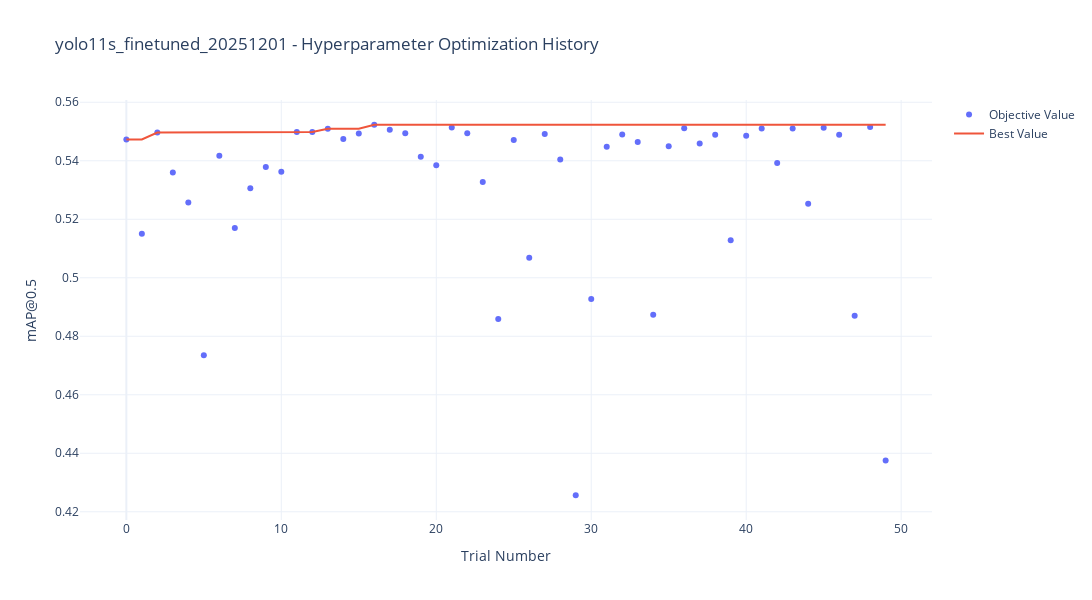
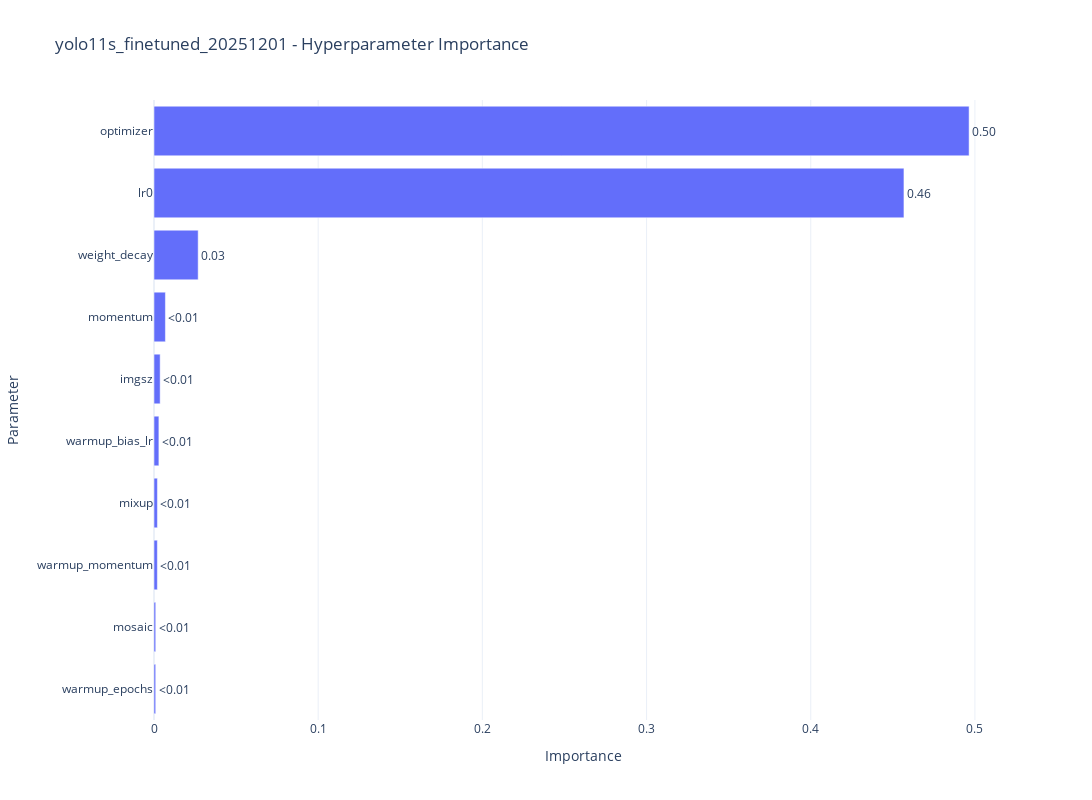
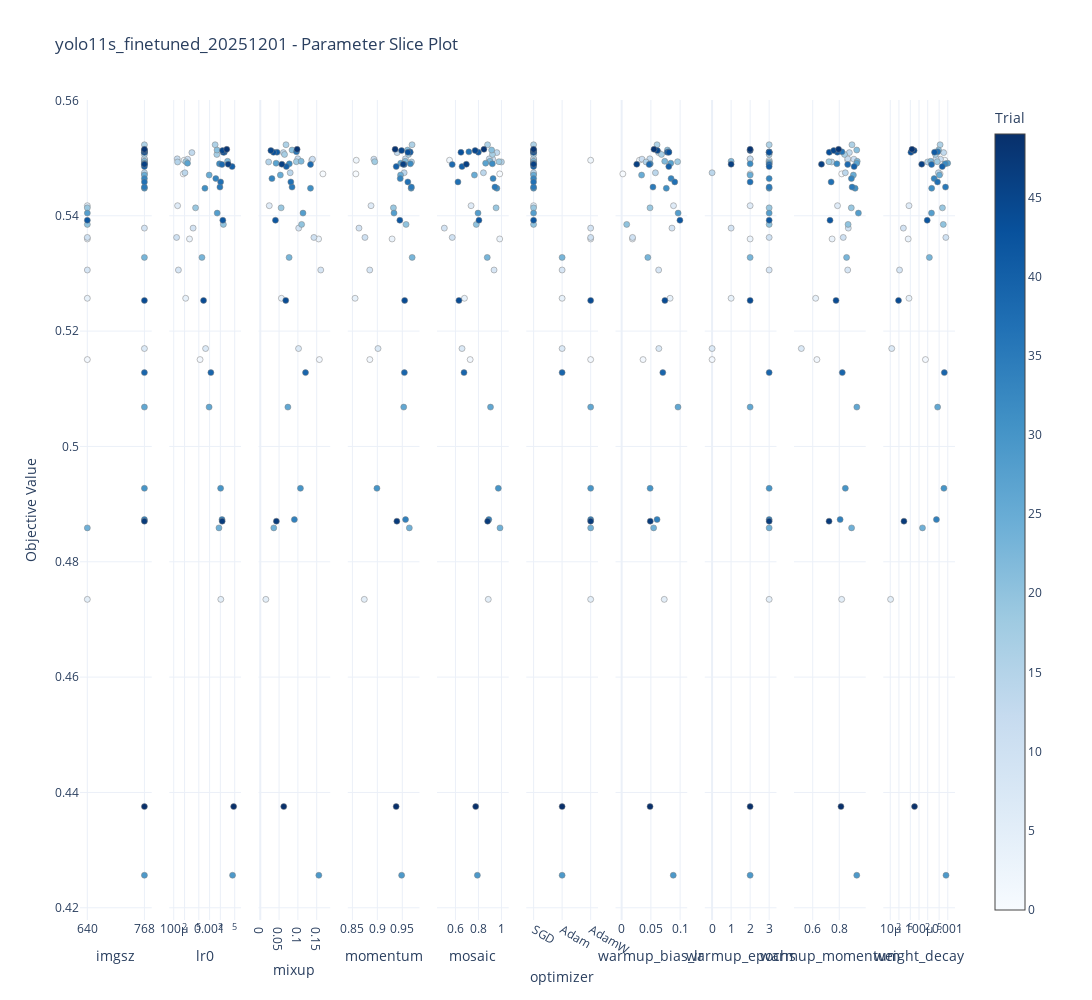

The code cell stored with these charts, in order, in its notebook:
### Code cell
# ============================================================================
# VISUALIZE OPTIMIZATION RESULTS: HISTORY, PARAMETER IMPORTANCE, SLICE PLOTS
# ============================================================================

print('\n' + '=' * 80)
print('GENERATING OPTIMIZATION VISUALIZATIONS')
print('=' * 80)

if len(study.trials) == 0:
    print("⚠️  No trials found in study, skipping visualization.")
else:
    timestamp_str = datetime.now().strftime('%Y%m%d_%H%M%S')

    # -----------------------------
    # 1️⃣ Optimization History Plot
    # -----------------------------
    try:
        print('\n📈 Creating optimization history plot...')
        fig_history = plot_optimization_history(study)
        fig_history.update_layout(
            title=f'{MODEL_NAME} - Hyperparameter Optimization History',
            xaxis_title='Trial Number',
            yaxis_title='mAP@0.5',
            template='plotly_white',
            width=1200,
            height=600
        )
        fig_history.show()

        # Save HTML with timestamp
        optimization_history_path = TUNE_DIR / f'optimization_history_{timestamp_str}.html'
        fig_history.write_html(str(optimization_history_path))
        print(f'✓ HTML saved to: {optimization_history_path}')

    except Exception as history_error:
        print(f'❌ Failed to create optimization history plot: {history_error}')

    # -----------------------------
    # 2️⃣ Parameter Importance Plot
    # -----------------------------
    try:
        print('\n📊 Creating parameter importance plot...')
        fig_importance = plot_param_importances(study)
        fig_importance.update_layout(
            title=f'{MODEL_NAME} - Hyperparameter Importance',
            xaxis_title='Importance',
            yaxis_title='Parameter',
            template='plotly_white',
            width=1200,
            height=800
        )
        fig_importance.show()

        # Save HTML with timestamp
        param_importance_path = TUNE_DIR / f'parameter_importance_{timestamp_str}.html'
        fig_importance.write_html(str(param_importance_path))
        print(f'✓ HTML saved to: {param_importance_path}')

        # Save PNG with timestamp AND consistent name
        try:
            # Try kaleido first
            param_importance_img_ts = TUNE_DIR / f'parameter_importance_{timestamp_str}.png'
            fig_importance.write_image(str(param_importance_img_ts), width=1200, height=800, scale=2)
            print(f'✓ PNG saved to: {param_importance_img_ts}')
            
            # Consistent name for PDF report
            param_importance_img = TUNE_DIR / 'parameter_importance.png'
            fig_importance.write_image(str(param_importance_img), width=1200, height=800, scale=2)
            print(f'✓ PNG saved to: {param_importance_img} (for PDF report)')
        except Exception as png_error:
            print(f'⚠️  Could not save PNG: {png_error}')
            print(f'   Error type: {type(png_error).__name__}')
            import traceback
            print(f'   Details: {traceback.format_exc()}')
            param_importance_img = None

    except (RuntimeError, ValueError) as importance_error:
        print(f'⚠️  Could not generate parameter importance plot: {importance_error}')
        print('  (This can happen when trials have insufficient data variation)')
        param_importance_img = None

    # -----------------------------
    # 3️⃣ Parameter Slice Plots
    # -----------------------------
    try:
        print('\n🔍 Creating parameter slice plots...')
        fig_slice = plot_slice(study)
        fig_slice.update_layout(
            title=f'{MODEL_NAME} - Parameter Slice Plot',
            template='plotly_white',
            width=1400,
            height=1000
        )
        fig_slice.show()

        # Save HTML with timestamp
        slice_path = TUNE_DIR / f'parameter_slice_{timestamp_str}.html'
        fig_slice.write_html(str(slice_path))
        print(f'✓ HTML saved to: {slice_path}')

        # Save PNG with timestamp AND consistent name
        try:
            # Try kaleido
            slice_img_path_ts = TUNE_DIR / f'parameter_slice_{timestamp_str}.png'
            fig_slice.write_image(str(slice_img_path_ts), width=1400, height=1000, scale=2)
            print(f'✓ PNG saved to: {slice_img_path_ts}')
            
            # Consistent name for PDF report
            slice_img_path = TUNE_DIR / 'parameter_slice.png'
            fig_slice.write_image(str(slice_img_path), width=1400, height=1000, scale=2)
            print(f'✓ PNG saved to: {slice_img_path} (for PDF report)')
        except Exception as png_error:
            print(f'⚠️  Could not save PNG: {png_error}')
            print(f'   Error type: {type(png_error).__name__}')
            import traceback
            print(f'   Details: {traceback.format_exc()}')

    except Exception as slice_error:
        print(f'⚠️  Could not generate parameter slice plot: {slice_error}')

### Figure 1 — Plotly figure (JSON) as saved in the notebook; plotly's stock layout.template omitted (floating-point values rounded to 4 significant figures)
{"data": [{"mode": "markers", "name": "Objective Value", "type": "scatter", "x": [0, 1, 2, 3, 4, 5, 6, 7, 8, 9, 10, 11, 12, 13, 14, 15, 16, 17, 18, 19, 20, 21, 22, 23, 24, 25, 26, 27, 28, 29, 30, 31, 32, 33, 34, 35, 36, 37, 38, 39, 40, 41, 42, 43, 44, 45, 46, 47, 48, 49], "y": [0.5473, 0.5151, 0.5496, 0.536, 0.5257, 0.4735, 0.5417, 0.517, 0.5306, 0.5379, 0.5362, 0.5498, 0.5499, 0.5509, 0.5475, 0.5493, 0.5523, 0.5506, 0.5494, 0.5414, 0.5385, 0.5514, 0.5494, 0.5328, 0.4859, 0.5471, 0.5068, 0.5491, 0.5405, 0.4256, 0.4927, 0.5448, 0.549, 0.5464, 0.4873, 0.545, 0.5511, 0.5459, 0.5489, 0.5128, 0.5485, 0.551, 0.5392, 0.551, 0.5253, 0.5513, 0.5489, 0.487, 0.5515, 0.4375]}, {"mode": "lines", "name": "Best Value", "type": "scatter", "x": [0, 1, 2, 3, 4, 5, 6, 7, 8, 9, 10, 11, 12, 13, 14, 15, 16, 17, 18, 19, 20, 21, 22, 23, 24, 25, 26, 27, 28, 29, 30, 31, 32, 33, 34, 35, 36, 37, 38, 39, 40, 41, 42, 43, 44, 45, 46, 47, 48, 49], "y": [0.5473, 0.5473, 0.5496, 0.5496, 0.5496, 0.5496, 0.5496, 0.5496, 0.5496, 0.5496, 0.5496, 0.5498, 0.5499, 0.5509, 0.5509, 0.5509, 0.5523, 0.5523, 0.5523, 0.5523, 0.5523, 0.5523, 0.5523, 0.5523, 0.5523, 0.5523, 0.5523, 0.5523, 0.5523, 0.5523, 0.5523, 0.5523, 0.5523, 0.5523, 0.5523, 0.5523, 0.5523, 0.5523, 0.5523, 0.5523, 0.5523, 0.5523, 0.5523, 0.5523, 0.5523, 0.5523, 0.5523, 0.5523, 0.5523, 0.5523]}, {"marker": {"color": "#cccccc"}, "mode": "markers", "name": "Infeasible Trial", "showlegend": false, "type": "scatter", "x": [], "y": []}], "layout": {"height": 600, "title": {"text": "yolo11s_finetuned_20251201 - Hyperparameter Optimization History"}, "width": 1200, "xaxis": {"title": {"text": "Trial Number"}}, "yaxis": {"title": {"text": "mAP@0.5"}}}}

### Figure 2 — Plotly figure (JSON) as saved in the notebook; plotly's stock layout.template omitted (floating-point values rounded to 4 significant figures)
{"data": [{"cliponaxis": false, "hovertemplate": ["warmup_epochs (IntDistribution): 0.0010330359480249295<extra></extra>", "mosaic (FloatDistribution): 0.0010451941476102044<extra></extra>", "warmup_momentum (FloatDistribution): 0.0020385395547304146<extra></extra>", "mixup (FloatDistribution): 0.0020847014697864003<extra></extra>", "warmup_bias_lr (FloatDistribution): 0.002980852097211284<extra></extra>", "imgsz (CategoricalDistribution): 0.0037437008424161507<extra></extra>", "momentum (FloatDistribution): 0.006949824918166581<extra></extra>", "weight_decay (FloatDistribution): 0.02690105860946373<extra></extra>", "lr0 (FloatDistribution): 0.4567672696473266<extra></extra>", "optimizer (CategoricalDistribution): 0.4964558227652638<extra></extra>"], "name": "Objective Value", "orientation": "h", "text": ["<0.01", "<0.01", "<0.01", "<0.01", "<0.01", "<0.01", "<0.01", "0.03", "0.46", "0.50"], "textposition": "outside", "type": "bar", "x": [0.001033, 0.001045, 0.002039, 0.002085, 0.002981, 0.003744, 0.00695, 0.0269, 0.4568, 0.4965], "y": ["warmup_epochs", "mosaic", "warmup_momentum", "mixup", "warmup_bias_lr", "imgsz", "momentum", "weight_decay", "lr0", "optimizer"]}], "layout": {"height": 800, "title": {"text": "yolo11s_finetuned_20251201 - Hyperparameter Importance"}, "width": 1200, "xaxis": {"title": {"text": "Importance"}}, "yaxis": {"title": {"text": "Parameter"}}}}

### Figure 3 — Plotly figure (JSON) as saved in the notebook; plotly's stock layout.template omitted (floating-point values rounded to 4 significant figures)
{"data": [{"marker": {"color": [0, 1, 2, 3, 4, 5, 6, 7, 8, 9, 10, 11, 12, 13, 14, 15, 16, 17, 18, 19, 20, 21, 22, 23, 24, 25, 26, 27, 28, 29, 30, 31, 32, 33, 34, 35, 36, 37, 38, 39, 40, 41, 42, 43, 44, 45, 46, 47, 48, 49], "colorbar": {"title": {"text": "Trial"}, "x": 1, "xpad": 40}, "colorscale": [[0, "rgb(247,251,255)"], [0.125, "rgb(222,235,247)"], [0.25, "rgb(198,219,239)"], [0.375, "rgb(158,202,225)"], [0.5, "rgb(107,174,214)"], [0.625, "rgb(66,146,198)"], [0.75, "rgb(33,113,181)"], [0.875, "rgb(8,81,156)"], [1, "rgb(8,48,107)"]], "line": {"color": "Grey", "width": 0.5}, "showscale": true}, "mode": "markers", "name": "Feasible Trial", "showlegend": false, "type": "scatter", "x": [768, 640, 768, 640, 640, 640, 640, 768, 640, 768, 640, 768, 768, 768, 768, 768, 768, 768, 768, 640, 640, 768, 768, 768, 640, 768, 768, 768, 640, 768, 768, 768, 768, 768, 768, 768, 768, 768, 768, 768, 768, 768, 640, 768, 768, 768, 768, 768, 768, 768], "xaxis": "x", "y": [0.5473, 0.5151, 0.5496, 0.536, 0.5257, 0.4735, 0.5417, 0.517, 0.5306, 0.5379, 0.5362, 0.5498, 0.5499, 0.5509, 0.5475, 0.5493, 0.5523, 0.5506, 0.5494, 0.5414, 0.5385, 0.5514, 0.5494, 0.5328, 0.4859, 0.5471, 0.5068, 0.5491, 0.5405, 0.4256, 0.4927, 0.5448, 0.549, 0.5464, 0.4873, 0.545, 0.5511, 0.5459, 0.5489, 0.5128, 0.5485, 0.551, 0.5392, 0.551, 0.5253, 0.5513, 0.5489, 0.487, 0.5515, 0.4375], "yaxis": "y"}, {"marker": {"color": [0, 1, 2, 3, 4, 5, 6, 7, 8, 9, 10, 11, 12, 13, 14, 15, 16, 17, 18, 19, 20, 21, 22, 23, 24, 25, 26, 27, 28, 29, 30, 31, 32, 33, 34, 35, 36, 37, 38, 39, 40, 41, 42, 43, 44, 45, 46, 47, 48, 49], "colorbar": {"title": {"text": "Trial"}, "x": 1, "xpad": 40}, "colorscale": [[0, "rgb(247,251,255)"], [0.125, "rgb(222,235,247)"], [0.25, "rgb(198,219,239)"], [0.375, "rgb(158,202,225)"], [0.5, "rgb(107,174,214)"], [0.625, "rgb(66,146,198)"], [0.75, "rgb(33,113,181)"], [0.875, "rgb(8,81,156)"], [1, "rgb(8,48,107)"]], "line": {"color": "Grey", "width": 0.5}, "showscale": false}, "mode": "markers", "name": "Feasible Trial", "showlegend": false, "type": "scatter", "x": [0.0001841, 0.0005418, 0.0001949, 0.0002752, 0.0002153, 0.002051, 0.0001282, 0.0007729, 0.0001351, 0.000347, 0.0001202, 0.0002441, 0.0001253, 0.0003211, 0.0002051, 0.0001281, 0.001427, 0.001592, 0.0002178, 0.0004061, 0.002421, 0.001615, 0.003171, 0.0006117, 0.001823, 0.0009733, 0.0009681, 0.0002422, 0.001628, 0.004363, 0.002026, 0.0007402, 0.001882, 0.00149, 0.002215, 0.001939, 0.002514, 0.002027, 0.002209, 0.001084, 0.004238, 0.002569, 0.002337, 0.002405, 0.0006783, 0.002296, 0.003296, 0.002242, 0.003011, 0.004683], "xaxis": "x2", "y": [0.5473, 0.5151, 0.5496, 0.536, 0.5257, 0.4735, 0.5417, 0.517, 0.5306, 0.5379, 0.5362, 0.5498, 0.5499, 0.5509, 0.5475, 0.5493, 0.5523, 0.5506, 0.5494, 0.5414, 0.5385, 0.5514, 0.5494, 0.5328, 0.4859, 0.5471, 0.5068, 0.5491, 0.5405, 0.4256, 0.4927, 0.5448, 0.549, 0.5464, 0.4873, 0.545, 0.5511, 0.5459, 0.5489, 0.5128, 0.5485, 0.551, 0.5392, 0.551, 0.5253, 0.5513, 0.5489, 0.487, 0.5515, 0.4375], "yaxis": "y2"}, {"marker": {"color": [0, 1, 2, 3, 4, 5, 6, 7, 8, 9, 10, 11, 12, 13, 14, 15, 16, 17, 18, 19, 20, 21, 22, 23, 24, 25, 26, 27, 28, 29, 30, 31, 32, 33, 34, 35, 36, 37, 38, 39, 40, 41, 42, 43, 44, 45, 46, 47, 48, 49], "colorbar": {"title": {"text": "Trial"}, "x": 1, "xpad": 40}, "colorscale": [[0, "rgb(247,251,255)"], [0.125, "rgb(222,235,247)"], [0.25, "rgb(198,219,239)"], [0.375, "rgb(158,202,225)"], [0.5, "rgb(107,174,214)"], [0.625, "rgb(66,146,198)"], [0.75, "rgb(33,113,181)"], [0.875, "rgb(8,81,156)"], [1, "rgb(8,48,107)"]], "line": {"color": "Grey", "width": 0.5}, "showscale": false}, "mode": "markers", "name": "Feasible Trial", "showlegend": false, "type": "scatter", "x": [0.1665, 0.157, 0.1368, 0.155, 0.05619, 0.01481, 0.02392, 0.1017, 0.1607, 0.1021, 0.1426, 0.1387, 0.09975, 0.06138, 0.07952, 0.02225, 0.0684, 0.06451, 0.09584, 0.05545, 0.1099, 0.08448, 0.1086, 0.07669, 0.03594, 0.05338, 0.07341, 0.04208, 0.1135, 0.1557, 0.1068, 0.1334, 0.07721, 0.03102, 0.0907, 0.08447, 0.09611, 0.08122, 0.1335, 0.1203, 0.06938, 0.04455, 0.04032, 0.03521, 0.06772, 0.0282, 0.0574, 0.0428, 0.09791, 0.0624], "xaxis": "x3", "y": [0.5473, 0.5151, 0.5496, 0.536, 0.5257, 0.4735, 0.5417, 0.517, 0.5306, 0.5379, 0.5362, 0.5498, 0.5499, 0.5509, 0.5475, 0.5493, 0.5523, 0.5506, 0.5494, 0.5414, 0.5385, 0.5514, 0.5494, 0.5328, 0.4859, 0.5471, 0.5068, 0.5491, 0.5405, 0.4256, 0.4927, 0.5448, 0.549, 0.5464, 0.4873, 0.545, 0.5511, 0.5459, 0.5489, 0.5128, 0.5485, 0.551, 0.5392, 0.551, 0.5253, 0.5513, 0.5489, 0.487, 0.5515, 0.4375], "yaxis": "y3"}, {"marker": {"color": [0, 1, 2, 3, 4, 5, 6, 7, 8, 9, 10, 11, 12, 13, 14, 15, 16, 17, 18, 19, 20, 21, 22, 23, 24, 25, 26, 27, 28, 29, 30, 31, 32, 33, 34, 35, 36, 37, 38, 39, 40, 41, 42, 43, 44, 45, 46, 47, 48, 49], "colorbar": {"title": {"text": "Trial"}, "x": 1, "xpad": 40}, "colorscale": [[0, "rgb(247,251,255)"], [0.125, "rgb(222,235,247)"], [0.25, "rgb(198,219,239)"], [0.375, "rgb(158,202,225)"], [0.5, "rgb(107,174,214)"], [0.625, "rgb(66,146,198)"], [0.75, "rgb(33,113,181)"], [0.875, "rgb(8,81,156)"], [1, "rgb(8,48,107)"]], "line": {"color": "Grey", "width": 0.5}, "showscale": false}, "mode": "markers", "name": "Feasible Trial", "showlegend": false, "type": "scatter", "x": [0.857, 0.8849, 0.8578, 0.9295, 0.8554, 0.8738, 0.8873, 0.9013, 0.8848, 0.8632, 0.8752, 0.8931, 0.9563, 0.9395, 0.9537, 0.9683, 0.9695, 0.9624, 0.8948, 0.9322, 0.9575, 0.9605, 0.9559, 0.9697, 0.964, 0.9465, 0.9528, 0.9468, 0.9333, 0.9486, 0.8992, 0.9676, 0.9661, 0.9459, 0.9564, 0.9682, 0.9653, 0.961, 0.9537, 0.9541, 0.9378, 0.9658, 0.945, 0.9611, 0.9546, 0.9485, 0.9517, 0.9391, 0.9355, 0.9376], "xaxis": "x4", "y": [0.5473, 0.5151, 0.5496, 0.536, 0.5257, 0.4735, 0.5417, 0.517, 0.5306, 0.5379, 0.5362, 0.5498, 0.5499, 0.5509, 0.5475, 0.5493, 0.5523, 0.5506, 0.5494, 0.5414, 0.5385, 0.5514, 0.5494, 0.5328, 0.4859, 0.5471, 0.5068, 0.5491, 0.5405, 0.4256, 0.4927, 0.5448, 0.549, 0.5464, 0.4873, 0.545, 0.5511, 0.5459, 0.5489, 0.5128, 0.5485, 0.551, 0.5392, 0.551, 0.5253, 0.5513, 0.5489, 0.487, 0.5515, 0.4375], "yaxis": "y4"}, {"marker": {"color": [0, 1, 2, 3, 4, 5, 6, 7, 8, 9, 10, 11, 12, 13, 14, 15, 16, 17, 18, 19, 20, 21, 22, 23, 24, 25, 26, 27, 28, 29, 30, 31, 32, 33, 34, 35, 36, 37, 38, 39, 40, 41, 42, 43, 44, 45, 46, 47, 48, 49], "colorbar": {"title": {"text": "Trial"}, "x": 1, "xpad": 40}, "colorscale": [[0, "rgb(247,251,255)"], [0.125, "rgb(222,235,247)"], [0.25, "rgb(198,219,239)"], [0.375, "rgb(158,202,225)"], [0.5, "rgb(107,174,214)"], [0.625, "rgb(66,146,198)"], [0.75, "rgb(33,113,181)"], [0.875, "rgb(8,81,156)"], [1, "rgb(8,48,107)"]], "line": {"color": "Grey", "width": 0.5}, "showscale": false}, "mode": "markers", "name": "Feasible Trial", "showlegend": false, "type": "scatter", "x": [0.985, 0.728, 0.5488, 0.9848, 0.6784, 0.8856, 0.7361, 0.6572, 0.9357, 0.5035, 0.572, 0.9245, 0.8944, 0.96, 0.8435, 0.9998, 0.8792, 0.9217, 0.9783, 0.9535, 0.7815, 0.9148, 0.8998, 0.8767, 0.9876, 0.7652, 0.905, 0.8627, 0.7964, 0.7908, 0.973, 0.9601, 0.921, 0.9273, 0.8903, 0.9434, 0.7168, 0.6219, 0.5717, 0.6746, 0.6574, 0.7991, 0.8044, 0.6479, 0.6305, 0.7712, 0.6948, 0.8801, 0.8477, 0.7761], "xaxis": "x5", "y": [0.5473, 0.5151, 0.5496, 0.536, 0.5257, 0.4735, 0.5417, 0.517, 0.5306, 0.5379, 0.5362, 0.5498, 0.5499, 0.5509, 0.5475, 0.5493, 0.5523, 0.5506, 0.5494, 0.5414, 0.5385, 0.5514, 0.5494, 0.5328, 0.4859, 0.5471, 0.5068, 0.5491, 0.5405, 0.4256, 0.4927, 0.5448, 0.549, 0.5464, 0.4873, 0.545, 0.5511, 0.5459, 0.5489, 0.5128, 0.5485, 0.551, 0.5392, 0.551, 0.5253, 0.5513, 0.5489, 0.487, 0.5515, 0.4375], "yaxis": "y5"}, {"marker": {"color": [0, 1, 2, 3, 4, 5, 6, 7, 8, 9, 10, 11, 12, 13, 14, 15, 16, 17, 18, 19, 20, 21, 22, 23, 24, 25, 26, 27, 28, 29, 30, 31, 32, 33, 34, 35, 36, 37, 38, 39, 40, 41, 42, 43, 44, 45, 46, 47, 48, 49], "colorbar": {"title": {"text": "Trial"}, "x": 1, "xpad": 40}, "colorscale": [[0, "rgb(247,251,255)"], [0.125, "rgb(222,235,247)"], [0.25, "rgb(198,219,239)"], [0.375, "rgb(158,202,225)"], [0.5, "rgb(107,174,214)"], [0.625, "rgb(66,146,198)"], [0.75, "rgb(33,113,181)"], [0.875, "rgb(8,81,156)"], [1, "rgb(8,48,107)"]], "line": {"color": "Grey", "width": 0.5}, "showscale": false}, "mode": "markers", "name": "Feasible Trial", "showlegend": false, "type": "scatter", "x": ["SGD", "AdamW", "AdamW", "AdamW", "Adam", "AdamW", "SGD", "Adam", "Adam", "AdamW", "AdamW", "SGD", "SGD", "SGD", "SGD", "SGD", "SGD", "SGD", "SGD", "SGD", "SGD", "SGD", "SGD", "Adam", "AdamW", "SGD", "AdamW", "SGD", "SGD", "Adam", "AdamW", "SGD", "SGD", "SGD", "AdamW", "SGD", "SGD", "SGD", "SGD", "Adam", "SGD", "SGD", "SGD", "SGD", "AdamW", "SGD", "SGD", "AdamW", "SGD", "Adam"], "xaxis": "x6", "y": [0.5473, 0.5151, 0.5496, 0.536, 0.5257, 0.4735, 0.5417, 0.517, 0.5306, 0.5379, 0.5362, 0.5498, 0.5499, 0.5509, 0.5475, 0.5493, 0.5523, 0.5506, 0.5494, 0.5414, 0.5385, 0.5514, 0.5494, 0.5328, 0.4859, 0.5471, 0.5068, 0.5491, 0.5405, 0.4256, 0.4927, 0.5448, 0.549, 0.5464, 0.4873, 0.545, 0.5511, 0.5459, 0.5489, 0.5128, 0.5485, 0.551, 0.5392, 0.551, 0.5253, 0.5513, 0.5489, 0.487, 0.5515, 0.4375], "yaxis": "y6"}, {"marker": {"color": [0, 1, 2, 3, 4, 5, 6, 7, 8, 9, 10, 11, 12, 13, 14, 15, 16, 17, 18, 19, 20, 21, 22, 23, 24, 25, 26, 27, 28, 29, 30, 31, 32, 33, 34, 35, 36, 37, 38, 39, 40, 41, 42, 43, 44, 45, 46, 47, 48, 49], "colorbar": {"title": {"text": "Trial"}, "x": 1, "xpad": 40}, "colorscale": [[0, "rgb(247,251,255)"], [0.125, "rgb(222,235,247)"], [0.25, "rgb(198,219,239)"], [0.375, "rgb(158,202,225)"], [0.5, "rgb(107,174,214)"], [0.625, "rgb(66,146,198)"], [0.75, "rgb(33,113,181)"], [0.875, "rgb(8,81,156)"], [1, "rgb(8,48,107)"]], "line": {"color": "Grey", "width": 0.5}, "showscale": false}, "mode": "markers", "name": "Feasible Trial", "showlegend": false, "type": "scatter", "x": [0.002058, 0.03664, 0.03046, 0.01849, 0.08287, 0.0729, 0.08872, 0.06364, 0.06334, 0.08607, 0.01868, 0.03483, 0.04826, 0.06325, 0.05779, 0.04176, 0.06053, 0.06813, 0.09571, 0.04856, 0.008685, 0.07837, 0.0737, 0.04482, 0.05475, 0.03411, 0.0964, 0.08401, 0.0966, 0.08828, 0.04875, 0.0764, 0.04889, 0.08458, 0.06058, 0.05355, 0.08054, 0.09084, 0.04709, 0.07044, 0.08064, 0.07812, 0.09967, 0.08075, 0.07397, 0.06111, 0.02583, 0.04897, 0.05534, 0.0486], "xaxis": "x7", "y": [0.5473, 0.5151, 0.5496, 0.536, 0.5257, 0.4735, 0.5417, 0.517, 0.5306, 0.5379, 0.5362, 0.5498, 0.5499, 0.5509, 0.5475, 0.5493, 0.5523, 0.5506, 0.5494, 0.5414, 0.5385, 0.5514, 0.5494, 0.5328, 0.4859, 0.5471, 0.5068, 0.5491, 0.5405, 0.4256, 0.4927, 0.5448, 0.549, 0.5464, 0.4873, 0.545, 0.5511, 0.5459, 0.5489, 0.5128, 0.5485, 0.551, 0.5392, 0.551, 0.5253, 0.5513, 0.5489, 0.487, 0.5515, 0.4375], "yaxis": "y7"}, {"marker": {"color": [0, 1, 2, 3, 4, 5, 6, 7, 8, 9, 10, 11, 12, 13, 14, 15, 16, 17, 18, 19, 20, 21, 22, 23, 24, 25, 26, 27, 28, 29, 30, 31, 32, 33, 34, 35, 36, 37, 38, 39, 40, 41, 42, 43, 44, 45, 46, 47, 48, 49], "colorbar": {"title": {"text": "Trial"}, "x": 1, "xpad": 40}, "colorscale": [[0, "rgb(247,251,255)"], [0.125, "rgb(222,235,247)"], [0.25, "rgb(198,219,239)"], [0.375, "rgb(158,202,225)"], [0.5, "rgb(107,174,214)"], [0.625, "rgb(66,146,198)"], [0.75, "rgb(33,113,181)"], [0.875, "rgb(8,81,156)"], [1, "rgb(8,48,107)"]], "line": {"color": "Grey", "width": 0.5}, "showscale": false}, "mode": "markers", "name": "Feasible Trial", "showlegend": false, "type": "scatter", "x": [2, 0, 3, 2, 1, 3, 2, 0, 3, 1, 3, 2, 2, 3, 0, 3, 3, 3, 3, 3, 3, 2, 1, 2, 3, 2, 2, 3, 3, 2, 3, 3, 2, 3, 3, 3, 3, 2, 3, 3, 3, 3, 3, 3, 2, 2, 1, 3, 2, 2], "xaxis": "x8", "y": [0.5473, 0.5151, 0.5496, 0.536, 0.5257, 0.4735, 0.5417, 0.517, 0.5306, 0.5379, 0.5362, 0.5498, 0.5499, 0.5509, 0.5475, 0.5493, 0.5523, 0.5506, 0.5494, 0.5414, 0.5385, 0.5514, 0.5494, 0.5328, 0.4859, 0.5471, 0.5068, 0.5491, 0.5405, 0.4256, 0.4927, 0.5448, 0.549, 0.5464, 0.4873, 0.545, 0.5511, 0.5459, 0.5489, 0.5128, 0.5485, 0.551, 0.5392, 0.551, 0.5253, 0.5513, 0.5489, 0.487, 0.5515, 0.4375], "yaxis": "y8"}, {"marker": {"color": [0, 1, 2, 3, 4, 5, 6, 7, 8, 9, 10, 11, 12, 13, 14, 15, 16, 17, 18, 19, 20, 21, 22, 23, 24, 25, 26, 27, 28, 29, 30, 31, 32, 33, 34, 35, 36, 37, 38, 39, 40, 41, 42, 43, 44, 45, 46, 47, 48, 49], "colorbar": {"title": {"text": "Trial"}, "x": 1, "xpad": 40}, "colorscale": [[0, "rgb(247,251,255)"], [0.125, "rgb(222,235,247)"], [0.25, "rgb(198,219,239)"], [0.375, "rgb(158,202,225)"], [0.5, "rgb(107,174,214)"], [0.625, "rgb(66,146,198)"], [0.75, "rgb(33,113,181)"], [0.875, "rgb(8,81,156)"], [1, "rgb(8,48,107)"]], "line": {"color": "Grey", "width": 0.5}, "showscale": false}, "mode": "markers", "name": "Feasible Trial", "showlegend": false, "type": "scatter", "x": [0.8186, 0.6315, 0.8638, 0.746, 0.6221, 0.8181, 0.7869, 0.5141, 0.8637, 0.8681, 0.83, 0.9101, 0.8639, 0.876, 0.8457, 0.7431, 0.8956, 0.8397, 0.7221, 0.8907, 0.8665, 0.9317, 0.9352, 0.8552, 0.8929, 0.9065, 0.9324, 0.9316, 0.9443, 0.9319, 0.8458, 0.9195, 0.782, 0.8915, 0.8066, 0.8967, 0.8201, 0.7387, 0.8635, 0.8228, 0.9119, 0.7852, 0.7304, 0.7246, 0.7756, 0.7582, 0.666, 0.723, 0.7949, 0.8129], "xaxis": "x9", "y": [0.5473, 0.5151, 0.5496, 0.536, 0.5257, 0.4735, 0.5417, 0.517, 0.5306, 0.5379, 0.5362, 0.5498, 0.5499, 0.5509, 0.5475, 0.5493, 0.5523, 0.5506, 0.5494, 0.5414, 0.5385, 0.5514, 0.5494, 0.5328, 0.4859, 0.5471, 0.5068, 0.5491, 0.5405, 0.4256, 0.4927, 0.5448, 0.549, 0.5464, 0.4873, 0.545, 0.5511, 0.5459, 0.5489, 0.5128, 0.5485, 0.551, 0.5392, 0.551, 0.5253, 0.5513, 0.5489, 0.487, 0.5515, 0.4375], "yaxis": "y9"}, {"marker": {"color": [0, 1, 2, 3, 4, 5, 6, 7, 8, 9, 10, 11, 12, 13, 14, 15, 16, 17, 18, 19, 20, 21, 22, 23, 24, 25, 26, 27, 28, 29, 30, 31, 32, 33, 34, 35, 36, 37, 38, 39, 40, 41, 42, 43, 44, 45, 46, 47, 48, 49], "colorbar": {"title": {"text": "Trial"}, "x": 1, "xpad": 40}, "colorscale": [[0, "rgb(247,251,255)"], [0.125, "rgb(222,235,247)"], [0.25, "rgb(198,219,239)"], [0.375, "rgb(158,202,225)"], [0.5, "rgb(107,174,214)"], [0.625, "rgb(66,146,198)"], [0.75, "rgb(33,113,181)"], [0.875, "rgb(8,81,156)"], [1, "rgb(8,48,107)"]], "line": {"color": "Grey", "width": 0.5}, "showscale": false}, "mode": "markers", "name": "Feasible Trial", "showlegend": false, "type": "scatter", "x": [0.0005399, 0.0001674, 0.0007903, 4.202e-05, 4.474e-05, 1.026e-05, 4.471e-05, 1.124e-05, 2.101e-05, 2.857e-05, 0.0008564, 0.0005571, 0.0003883, 0.0007194, 0.0004722, 0.0001993, 0.0005409, 0.0003748, 0.0004296, 0.0006525, 0.0006984, 0.0004782, 0.0002544, 0.0002289, 0.0001321, 0.0005127, 0.0004443, 0.0009911, 0.0002715, 0.0008675, 0.0007337, 0.0002753, 0.0008149, 0.0003359, 0.000403, 0.0008355, 0.0004482, 0.0004388, 0.0002734, 0.0007592, 0.0006435, 0.0003459, 0.0001927, 5.234e-05, 1.936e-05, 6.762e-05, 0.0001242, 2.994e-05, 5.708e-05, 6.967e-05], "xaxis": "x10", "y": [0.5473, 0.5151, 0.5496, 0.536, 0.5257, 0.4735, 0.5417, 0.517, 0.5306, 0.5379, 0.5362, 0.5498, 0.5499, 0.5509, 0.5475, 0.5493, 0.5523, 0.5506, 0.5494, 0.5414, 0.5385, 0.5514, 0.5494, 0.5328, 0.4859, 0.5471, 0.5068, 0.5491, 0.5405, 0.4256, 0.4927, 0.5448, 0.549, 0.5464, 0.4873, 0.545, 0.5511, 0.5459, 0.5489, 0.5128, 0.5485, 0.551, 0.5392, 0.551, 0.5253, 0.5513, 0.5489, 0.487, 0.5515, 0.4375], "yaxis": "y10"}], "layout": {"height": 1000, "title": {"text": "yolo11s_finetuned_20251201 - Parameter Slice Plot"}, "width": 1400, "xaxis": {"anchor": "y", "categoryarray": [640, 768], "categoryorder": "array", "domain": [0, 0.082], "title": {"text": "imgsz"}, "type": "category"}, "xaxis10": {"anchor": "y10", "domain": [0.918, 1.0], "title": {"text": "weight_decay"}, "type": "log"}, "xaxis2": {"anchor": "y2", "domain": [0.102, 0.184], "title": {"text": "lr0"}, "type": "log"}, "xaxis3": {"anchor": "y3", "domain": [0.204, 0.286], "title": {"text": "mixup"}}, "xaxis4": {"anchor": "y4", "domain": [0.306, 0.388], "title": {"text": "momentum"}}, "xaxis5": {"anchor": "y5", "domain": [0.408, 0.49], "title": {"text": "mosaic"}}, "xaxis6": {"anchor": "y6", "categoryarray": ["SGD", "Adam", "AdamW"], "categoryorder": "array", "domain": [0.51, 0.592], "title": {"text": "optimizer"}, "type": "category"}, "xaxis7": {"anchor": "y7", "domain": [0.612, 0.694], "title": {"text": "warmup_bias_lr"}}, "xaxis8": {"anchor": "y8", "domain": [0.714, 0.796], "title": {"text": "warmup_epochs"}}, "xaxis9": {"anchor": "y9", "domain": [0.816, 0.898], "title": {"text": "warmup_momentum"}}, "yaxis": {"anchor": "x", "domain": [0, 1], "title": {"text": "Objective Value"}}, "yaxis10": {"anchor": "x10", "domain": [0, 1], "matches": "y", "showticklabels": false}, "yaxis2": {"anchor": "x2", "domain": [0, 1], "matches": "y", "showticklabels": false}, "yaxis3": {"anchor": "x3", "domain": [0, 1], "matches": "y", "showticklabels": false}, "yaxis4": {"anchor": "x4", "domain": [0, 1], "matches": "y", "showticklabels": false}, "yaxis5": {"anchor": "x5", "domain": [0, 1], "matches": "y", "showticklabels": false}, "yaxis6": {"anchor": "x6", "domain": [0, 1], "matches": "y", "showticklabels": false}, "yaxis7": {"anchor": "x7", "domain": [0, 1], "matches": "y", "showticklabels": false}, "yaxis8": {"anchor": "x8", "domain": [0, 1], "matches": "y", "showticklabels": false}, "yaxis9": {"anchor": "x9", "domain": [0, 1], "matches": "y", "showticklabels": false}}}
